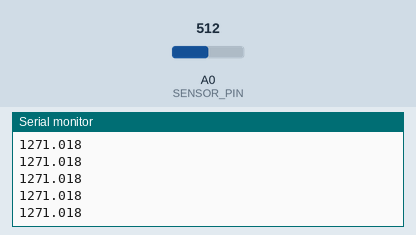
The sketch below on a simulated Arduino Uno, built with avr-gcc and run on an emulated ATmega328P. Parts: the last lines printed to the serial monitor. The test bench sets the inputs (shaded band); at power-on: A0 (SENSOR_PIN) = 512.

Above: at 1.2 s.
1.3 s: A0 (SENSOR_PIN) set to 716
At 2.0 s:
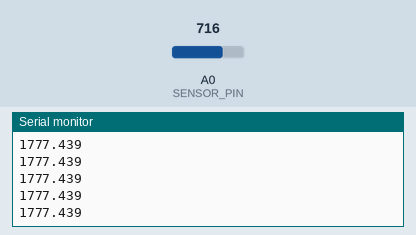
2.8 s: A0 (SENSOR_PIN) set to 900
At 3.9 s:
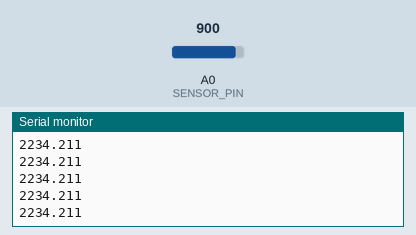
Timing chart, 0 to 5.8 s (numbered marks = the images above; inputs shaded):
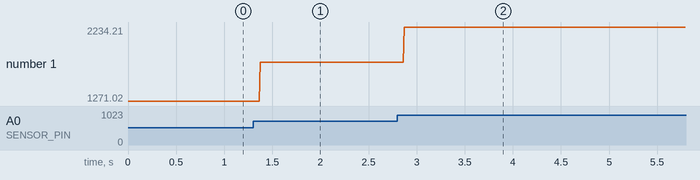

Measured:
- after the input at 1.3 s, the serial monitor: prints a new line after 0.07 s (image 1)
- after the input at 2.8 s, the serial monitor: prints a new line after 0.07 s (image 2)
- plotted number 1: 1271.02 → 1777.44 after the input at 1.3 s, 1777.44 → 2234 after the input at 2.8 s

The sketch:

currentMeasure.ino
```cpp
// (licence header left out)
// Constants
const int SENSOR_PIN = A0;  // Input pin for measuring Vout
const float RS = 33.8;          // Shunt resistor value (in ohms)
const float RL = 34950;          // Shunt resistor value (in ohms)
const int VOLTAGE_REF = 3.13;  // Reference voltage for analog read

float loadV = 3.259;
float load = 47000; // ohms

// Global Variables
float sensorValue;   // Variable to store value from analog read
float current;       // Calculated current value

void setup() {

  // Initialize serial monitor
  Serial.begin(9600);

}

void loop() {

  // Read a value from the INA169 board
  sensorValue = analogRead(SENSOR_PIN);

  // Remap the ADC value into a voltage number (5V reference)
  sensorValue = (sensorValue * VOLTAGE_REF) / 1023;

  // Follow the equation given by the INA169 datasheet to
  // determine the current flowing through RS. Assume RL = 10k
  // Is = (Vout x 1k) / (RS x RL)
  current = (sensorValue*1000) / (RL * RS);

  // Output value (in amps) to the serial monitor to 3 decimal
  // places
  Serial.println(current*1000*1000, 3);
  /*
  Serial.println(sensorValue);
  Serial.print("Measured current: ");
  Serial.print(current*1000, 3);
  Serial.print(" mA, ");
  Serial.print(current*1000*1000, 3);
  Serial.println(" uA");

   Serial.print("Calculated current: ");
     Serial.print(current*1000, 3);
  Serial.print(" mA, ");
  Serial.print((loadV/load)*1000*1000, 3);
  Serial.println(" uA");

  Serial.println();
  Serial.println();

  // Delay program for a few milliseconds
  delay(500);
  */

}
```
